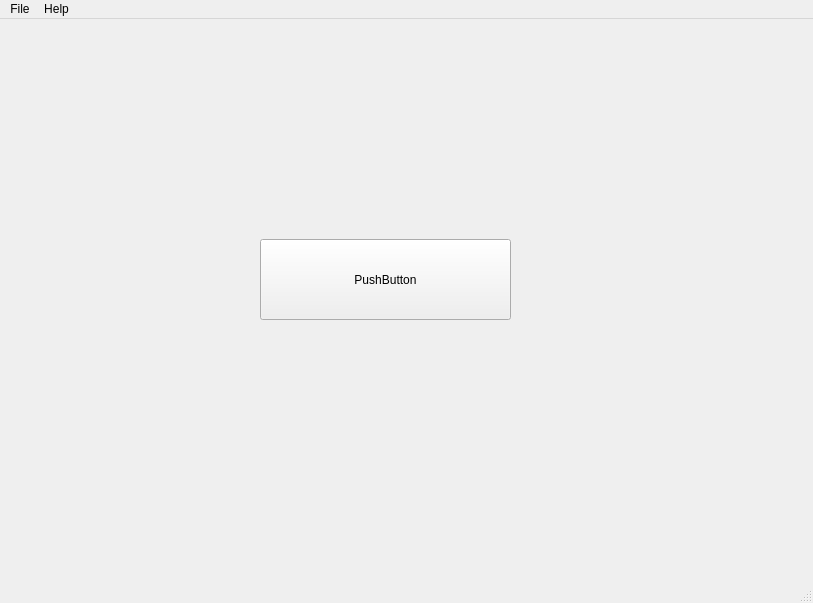
<?xml version="1.0" encoding="UTF-8"?>
<ui version="4.0">
 <class>OrientViewClass</class>
 <widget class="QMainWindow" name="OrientViewClass">
  <property name="geometry">
   <rect>
    <x>0</x>
    <y>0</y>
    <width>813</width>
    <height>603</height>
   </rect>
  </property>
  <property name="windowTitle">
   <string>OrientView</string>
  </property>
  <property name="windowIcon">
   <iconset resource="OrientView.qrc">
    <normaloff>:/OrientView/misc/orientview.ico</normaloff>:/OrientView/misc/orientview.ico</iconset>
  </property>
  <widget class="QWidget" name="centralWidget">
   <widget class="QPushButton" name="pushButton">
    <property name="geometry">
     <rect>
      <x>260</x>
      <y>220</y>
      <width>251</width>
      <height>81</height>
     </rect>
    </property>
    <property name="text">
     <string>PushButton</string>
    </property>
   </widget>
  </widget>
  <widget class="QMenuBar" name="menuBar">
   <property name="geometry">
    <rect>
     <x>0</x>
     <y>0</y>
     <width>813</width>
     <height>21</height>
    </rect>
   </property>
   <widget class="QMenu" name="menuFile">
    <property name="title">
     <string>File</string>
    </property>
    <addaction name="actionLoad"/>
    <addaction name="actionSave"/>
    <addaction name="separator"/>
    <addaction name="actionExit"/>
   </widget>
   <widget class="QMenu" name="menuHelp">
    <property name="title">
     <string>Help</string>
    </property>
    <addaction name="actionAbout"/>
   </widget>
   <addaction name="menuFile"/>
   <addaction name="menuHelp"/>
  </widget>
  <widget class="QStatusBar" name="statusBar"/>
  <action name="actionLoad">
   <property name="text">
    <string>Load</string>
   </property>
  </action>
  <action name="actionSave">
   <property name="text">
    <string>Save</string>
   </property>
  </action>
  <action name="actionExit">
   <property name="text">
    <string>Exit</string>
   </property>
  </action>
  <action name="actionAbout">
   <property name="text">
    <string>About</string>
   </property>
  </action>
 </widget>
 <layoutdefault spacing="6" margin="11"/>
 <resources>
  <include location="OrientView.qrc"/>
 </resources>
 <connections/>
</ui>
